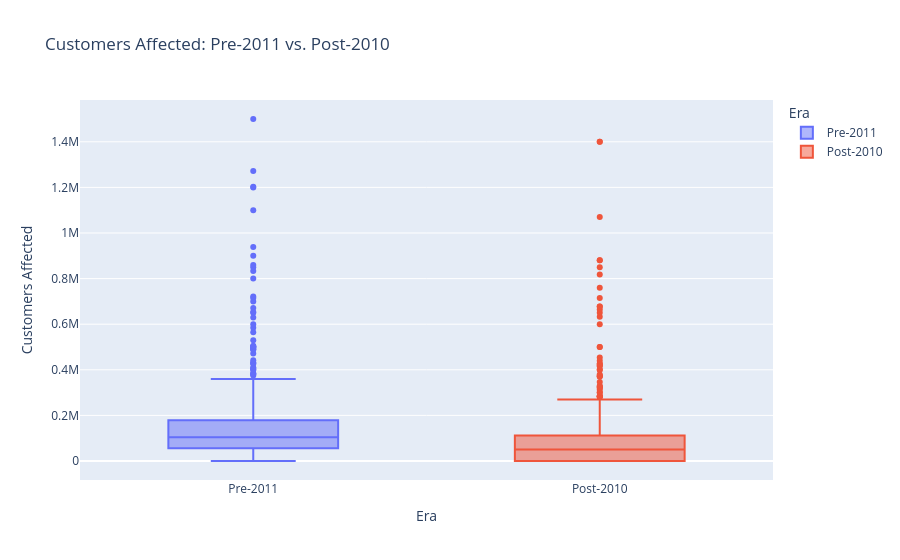

Source (notebook cell):
### Code cell
# Customers affected: Pre-2011 vs Post-2010 — box plot
px.box(
    outages[outages['CUSTOMERS.AFFECTED'] <= cust_cap],
    x='ERA', y='CUSTOMERS.AFFECTED',
    color='ERA',
    category_orders={'ERA': ['Pre-2011', 'Post-2010']},
    title='Customers Affected: Pre-2011 vs. Post-2010',
    labels={'ERA': 'Era', 'CUSTOMERS.AFFECTED': 'Customers Affected'},
)

### Figure 1 — Plotly figure (JSON) as saved in the notebook; plotly's stock layout.template omitted (floating-point values rounded to 4 significant figures; data arrays with more than 128 entries replaced by an {"elided": "..."} marker saying what was removed)
{"data": [{"alignmentgroup": "True", "hovertemplate": "Era=%{x}<br>Customers Affected=%{y}<extra></extra>", "legendgroup": "Pre-2011", "marker": {"color": "#636efa"}, "name": "Pre-2011", "notched": false, "offsetgroup": "Pre-2011", "orientation": "v", "showlegend": true, "type": "box", "x": {"elided": "514 str values"}, "x0": " ", "xaxis": "x", "y": {"elided": "514 int values"}, "y0": " ", "yaxis": "y"}, {"alignmentgroup": "True", "hovertemplate": "Era=%{x}<br>Customers Affected=%{y}<extra></extra>", "legendgroup": "Post-2010", "marker": {"color": "#EF553B"}, "name": "Post-2010", "notched": false, "offsetgroup": "Post-2010", "orientation": "v", "showlegend": true, "type": "box", "x": {"elided": "566 str values"}, "x0": " ", "xaxis": "x", "y": {"elided": "566 int values"}, "y0": " ", "yaxis": "y"}], "layout": {"boxmode": "overlay", "legend": {"title": {"text": "Era"}, "tracegroupgap": 0}, "title": {"text": "Customers Affected: Pre-2011 vs. Post-2010"}, "xaxis": {"anchor": "y", "categoryarray": ["Pre-2011", "Post-2010"], "categoryorder": "array", "domain": [0, 1], "title": {"text": "Era"}}, "yaxis": {"anchor": "x", "domain": [0, 1], "title": {"text": "Customers Affected"}}}}
